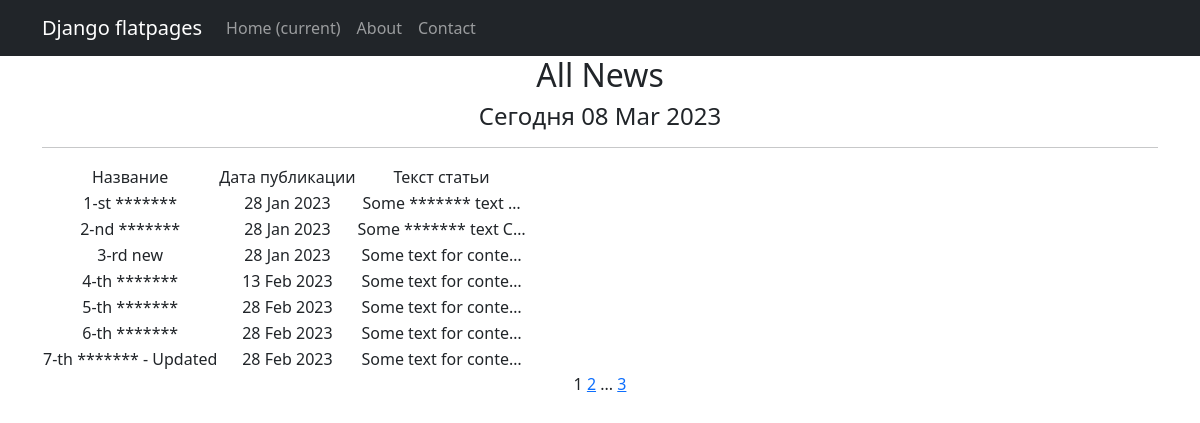
Page /news/ on the committed database.
### main/models.py (models this page shows, shortened)
class Post(models.Model):
    article = "AC"
    news = "NS"
    POST_TYPES = [
        (article, 'Статья'),
        (news, 'Новость')
    ]
    author = models.ForeignKey(Author, on_delete = models.CASCADE)
    post_type = models.CharField(max_length=2, choices=POST_TYPES, default=article)
    time_in = models.DateTimeField(auto_now_add = True)
    title = models.CharField(max_length=255)
    content = models.TextField()
    post_rating = models.FloatField(default=0.0)
    category = models.ManyToManyField(Category, through = 'PostCategory', related_name='news')
    def __str__(self):
        return f'{self.title.title()}: "{self.content[:20]}..." { self.time_in: %d %m %y}'

### main/views.py (the view)
# urls.py: path('', NewsList.as_view(), name='post_list'),
class NewsList(ListView):
    model = Post
    ordering = 'time_in'
    template_name = 'news.html'
    context_object_name = 'news'
    paginate_by = 7
    def get_queryset(self):
        queryset = super().get_queryset()
        self.filterset = PostFilter(self.request.GET, queryset)
        return self.filterset.qs
    def get_context_data(self, **kwargs):
        context = super().get_context_data(**kwargs)
        context['time_now'] = datetime.utcnow()
        context['filterset'] = self.filterset
        pprint(context)
        return context

### main/templatetags/censor.py (called while the page is built)
@register.filter()
def censor(text):
    if type(text) == str:
        censors_words = ["article", "news"]
        for word in censors_words:
            text = text.replace(word, '*' * len(word))
        return text
    else:
        print("TypeError")

### main/templatetags/custom_tags.py (called while the page is built)
@register.simple_tag(takes_context=True)
def url_replace(context, **kwargs):
   d = context['request'].GET.copy()
   for k, v in kwargs.items():
       d[k] = v
   return d.urlencode()

### templates/news.html (shortened to what this page needs)
{% extends 'flatpages/default.html' %}
{% load censor %}
{% load custom_tags %}
{% block content %}
    <h2>All News</h2>
    <h4>Сегодня {{ time_now|date:'d M Y' }}</h4>
    <hr>
    {% if news %}
        <table>
            <tr>
                <td>Название</td>
                <td>Дата публикации</td>
                <td>Текст статьи</td>
            </tr>
            {% for new in news %}
            <tr>
                <td>{{ new.title|censor }}</td>
                <td>{{ new.time_in|date:'d M Y' }}</td>
                <td>{{ new.content|truncatechars:20|censor }}</td>
            </tr>
            {% endfor %}
        </table>
    {% else %}
        <h2>No News !</h2>
    {% endif %}
    {{ page_obj.number }}
    {% if page_obj.has_next %}
        <a href="?{% url_replace page=page_obj.next_page_number %}">{{ page_obj.next_page_number }}</a>
        {% if paginator.num_pages != page_obj.next_page_number %}
            ...
            <a href="?{% url_replace page=page_obj.paginator.num_pages %}">{{ page_obj.paginator.num_pages }}</a>
        {% endif %}
    {% endif %}
{% endblock content %}

### templates/flatpages/default.html (shortened to what this page needs)
<!DOCTYPE html>
<html lang="en">
    <head>
        {% load static %}
        <link href="{% static 'css/styles.css' %}" rel="stylesheet" />
    </head>
    <body>
        <nav class="navbar navbar-expand-lg navbar-dark bg-dark static-top">
            <div class="container">
                <a class="navbar-brand" href="#">Django flatpages</a>
                <div class="collapse navbar-collapse" id="navbarResponsive">
                    <ul class="navbar-nav ml-auto">
                        <li class="nav-item active">
                            <a class="nav-link" href="#">Home
                                <span class="sr-only">(current)</span>
                            </a>
                        </li>
                        <li class="nav-item">
                            <a class="nav-link" href="/about/" target="_blank">About</a>
                        </li>
                        <li class="nav-item">
                            <a class="nav-link" href="/contacts/" target="_blank">Contact</a>
                        </li>
                    </ul>
                </div>
            </div>
        </nav>
    <div class="container">
        <div class="row">
            <div class="col-lg-12 text-center">
            {% block content %}
            {% endblock content %}
            </div>
        </div>
    </div>
    </body>
</html>

### rows in the picture
Post: title|censor "1-st *******", time_in "28 Jan 2023", content|censor "Some ******* text …"
Post: title|censor "2-nd *******", time_in "28 Jan 2023", content|censor "Some ******* text C…"
Post: title|censor "3-rd new", time_in "28 Jan 2023", content|censor "Some text for conte…"
Post: title|censor "4-th *******", time_in "13 Feb 2023", content|censor "Some text for conte…"
Post: title|censor "5-th *******", time_in "28 Feb 2023", content|censor "Some text for conte…"
Post: title|censor "6-th *******", time_in "28 Feb 2023", content|censor "Some text for conte…"
Post: title|censor "7-th ******* - Updated", time_in "28 Feb 2023", content|censor "Some text for conte…"

### other values in the picture
{{ time_now|date:'d M Y' }} "08 Mar 2023"
{{ page_obj.number }} "1"
{{ page_obj.next_page_number }} "2"
{{ page_obj.paginator.num_pages }} "3"
